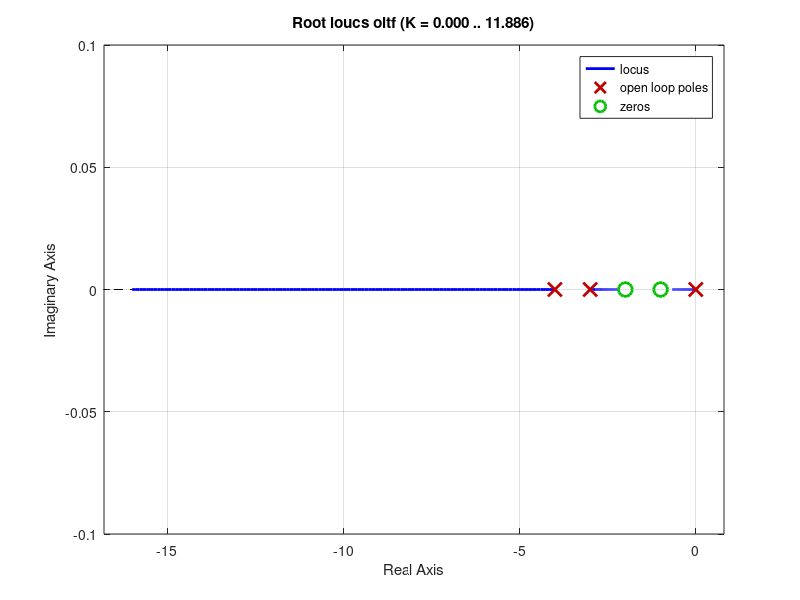

The MATLAB script that drew this image:
% QUESTION 1:
% Find the root locus of the unity feedback system whose open-loop transfer 
% function is given below.
%
% EQUATION:
% G(s) = [K(s+1)(s+2)] / [s(s+3)(s+4)]
% Zeros: s = -1, -2
% Poles: s = 0, -3, -4

zeros = [-1 -2];
num = poly(zeros);
poles = [0 -3 -4];
denom = poly(poles);
oltf = tf(num, denom);
rlocus(oltf);
